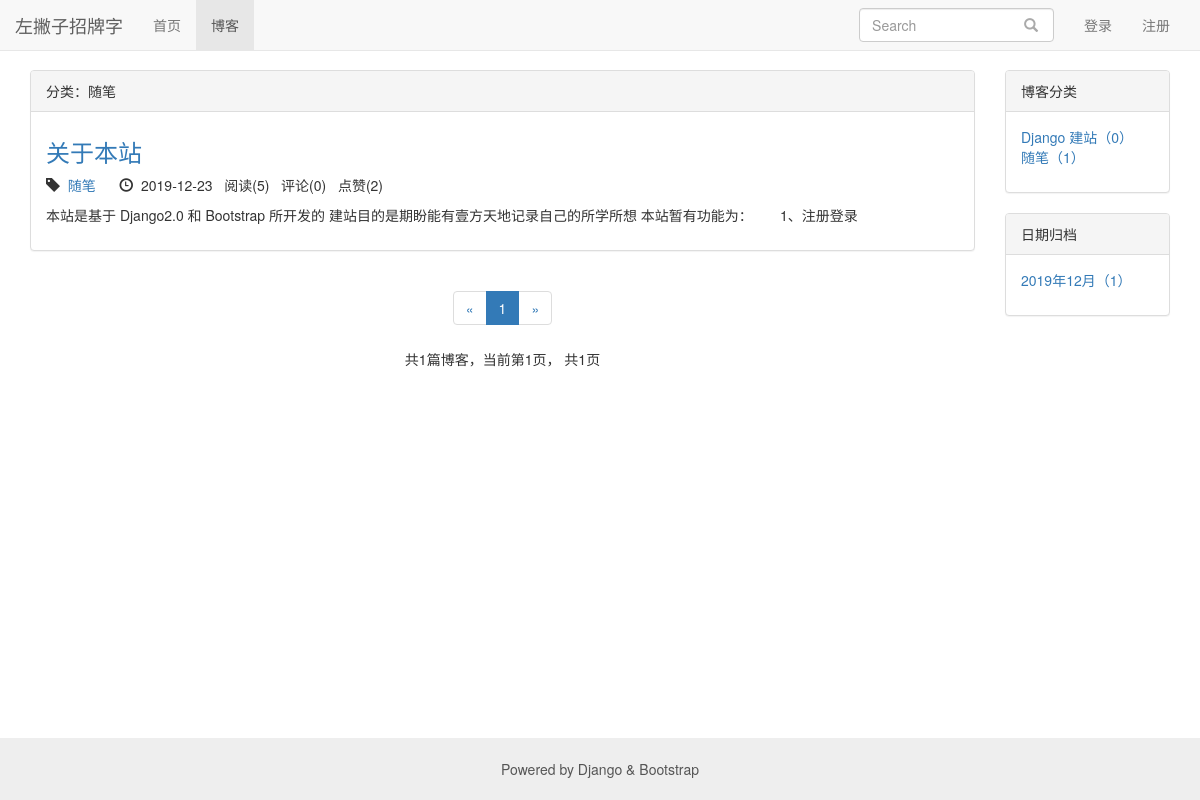
Before: /blog/type/4 with the older database file.
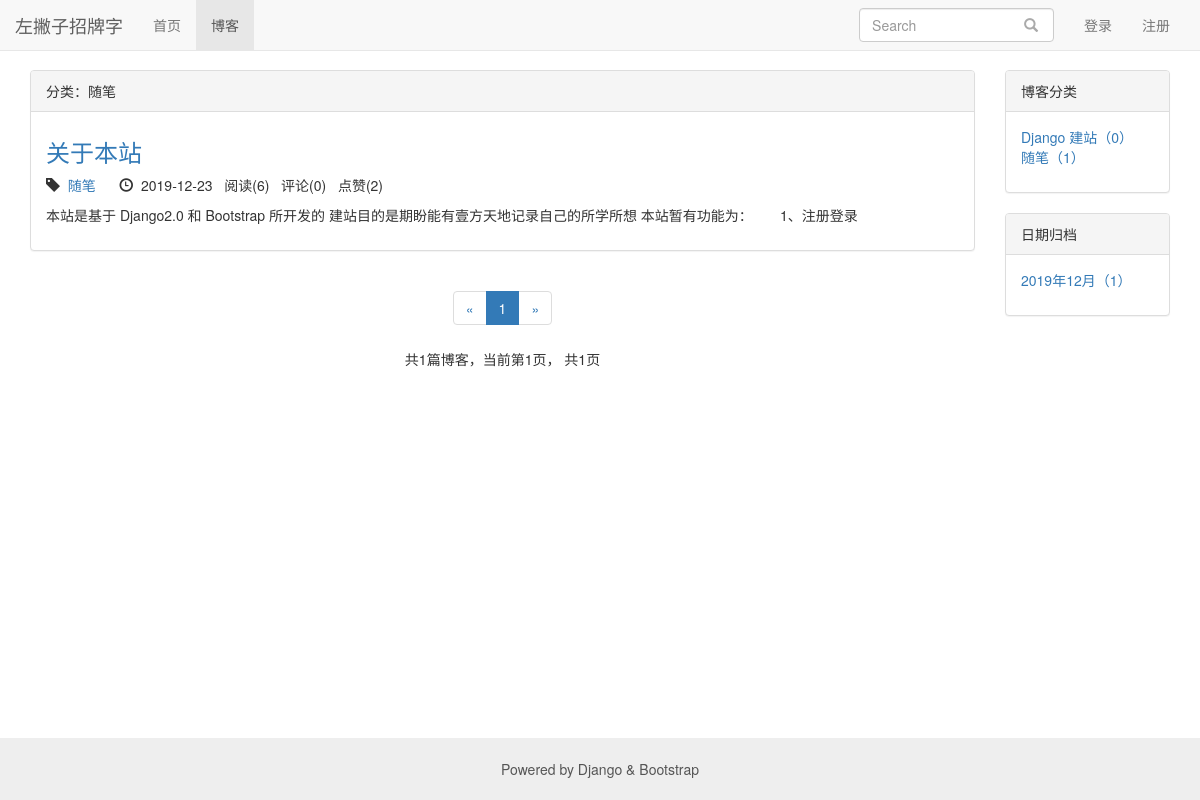
After: the same page with the newer database file.
### blog/models.py (models this page shows, shortened)
class Blog(models.Model, ReadNumMixin):
    title = models.CharField(max_length=50, verbose_name='标题')
    blog_type = models.ForeignKey(BlogType, on_delete=models.CASCADE, verbose_name='博客类型')
    content = RichTextUploadingField()
    author = models.ForeignKey(User, on_delete=models.CASCADE, verbose_name='作者')
    read_details = GenericRelation(ReadDetail)
    created_time = models.DateTimeField(default=timezone.now, verbose_name='创建时间')  # 创建数据时将默认写入当前的时间
    last_updated_time = models.DateTimeField(auto_now=True, verbose_name='更新时间')  # 每次数据更新时自动写入当前时间
    class Meta:
        ordering = ['-created_time']
        verbose_name = '博客'
        verbose_name_plural = verbose_name

class BlogType(models.Model):
    type_name = models.CharField(max_length=15)
    def __str__(self):
        return self.type_name
    class Meta:
        verbose_name = '博客类型'
        verbose_name_plural = verbose_name

### read_statistics/models.py (models this page shows)
class ReadNum(models.Model):
    read_num = models.IntegerField(default=0)
    content_type = models.ForeignKey(ContentType, on_delete=models.CASCADE)
    object_id = models.PositiveIntegerField()
    content_object = GenericForeignKey('content_type', 'object_id')
    class Meta:
        verbose_name = '阅读数'
        verbose_name_plural = verbose_name

### likes/models.py (models this page shows)
class LikeCount(models.Model):
    content_type = models.ForeignKey(ContentType, on_delete=models.CASCADE)
    object_id = models.PositiveIntegerField()
    content_object = GenericForeignKey('content_type', 'object_id')
    liked_num = models.IntegerField(default=0)

### blog/views.py (the view)
# urls.py: path('type/<int:blog_type_pk>', views.blogs_with_type, name='blogs_with_type'),
def blogs_with_type(request, blog_type_pk):
    blog_type = BlogType.objects.get(pk=blog_type_pk)
    blogs_all_list = Blog.objects.filter(blog_type=blog_type)
    context = get_blog_list_common_data(request, blogs_all_list)
    context['blog_type'] = blog_type
    return render(request, 'blog/blogs_with_type.html', context)

### user/forms.py (shortened to what this page needs)
class LoginForm(forms.Form):
    username_or_email = forms.CharField(label='用户名或邮箱',
                               widget=forms.TextInput(
                               attrs={'class':'form-control', 'placeholder':'请输入用户名'}))
    password = forms.CharField(label='密码',
                               widget=forms.PasswordInput(
                               attrs={'class':'form-control', 'placeholder':'请输入密码'}))

### comment/templatetags/comment_tags.py (called while the page is built)
@register.simple_tag
def get_comment_count(obj):
    content_type = ContentType.objects.get_for_model(obj)
    return Comment.objects.filter(content_type=content_type, object_id=obj.pk).count()

### likes/templatetags/likes_tags.py (called while the page is built)
@register.simple_tag
def get_like_count(obj):
    content_type = ContentType.objects.get_for_model(obj)
    like_count, created = LikeCount.objects.get_or_create(content_type=content_type, object_id=obj.pk)
    return like_count.liked_num

### read_statistics/models.py (called while the page is built)
    def get_read_num(self):
        try:
            ct = ContentType.objects.get_for_model(self)
            readnum = ReadNum.objects.get(content_type=ct, object_id=self.pk)
            return readnum.read_num
        except exceptions.ObjectDoesNotExist:
            return 0

### user/context_processors.py (called while the page is built)
def login_modal_form(request):
    return {'login_modal_form': LoginForm()}

### blog/templates/blog/blogs_with_type.html (shortened to what this page needs)
{% extends 'blog/blog_list.html' %}
{% load staticfiles %}
{% block blog_list_title %}
    分类：{{ blog_type.type_name }}
{% endblock %}

### blog/templates/blog/blog_list.html (shortened to what the changed rows need)
{% extends 'base.html' %}
{% load staticfiles %}
{% load comment_tags %}
{% load likes_tags %}
{% block header_extends %}
    <link rel="stylesheet" href="{% static 'blog.css' %}">
{% endblock %}
{% block content %}
<div class="container">
    <div class="row">
        <div class="col-xs-12 col-sm-8 col-md-9 col-lg-10">
            <div class="panel panel-default">
                <div class="panel-body">
                    {% for blog in blogs %}
                        <div class="blog">
                            <h3><a href="{% url 'blog_detail' blog.pk %}">{{ blog.title }}</a></h3>
                            <p class="blog-info">
                                <span class="glyphicon glyphicon-tag"></span>&nbsp;&nbsp;<a href="{% url 'blogs_with_type' blog.blog_type.pk %}">{{ blog.blog_type }}</a>
                                <span class="glyphicon glyphicon-time"></span>&nbsp;&nbsp;{{ blog.created_time|date:"Y-m-d" }}&nbsp;&nbsp;
                                阅读({{ blog.get_read_num }})&nbsp;&nbsp;
                                评论({% get_comment_count blog %})&nbsp;&nbsp;
                                点赞({% get_like_count blog %})
                            </p>
                            <p>{{ blog.content|safe|striptags|truncatechars:120 }}</p>
                        </div>
                    {% empty %}
                        <div class="blog">
                            <h3>-- 暂无博客，敬请期待 --</h3>
                        </div>
                    {% endfor %}
                </div>
            </div>
        </div>
    </div>
</div>
{% endblock %}

Changed rows visible on the page:
changed through a linked row, Blog "关于本站": get_read_num "5" → "6"
